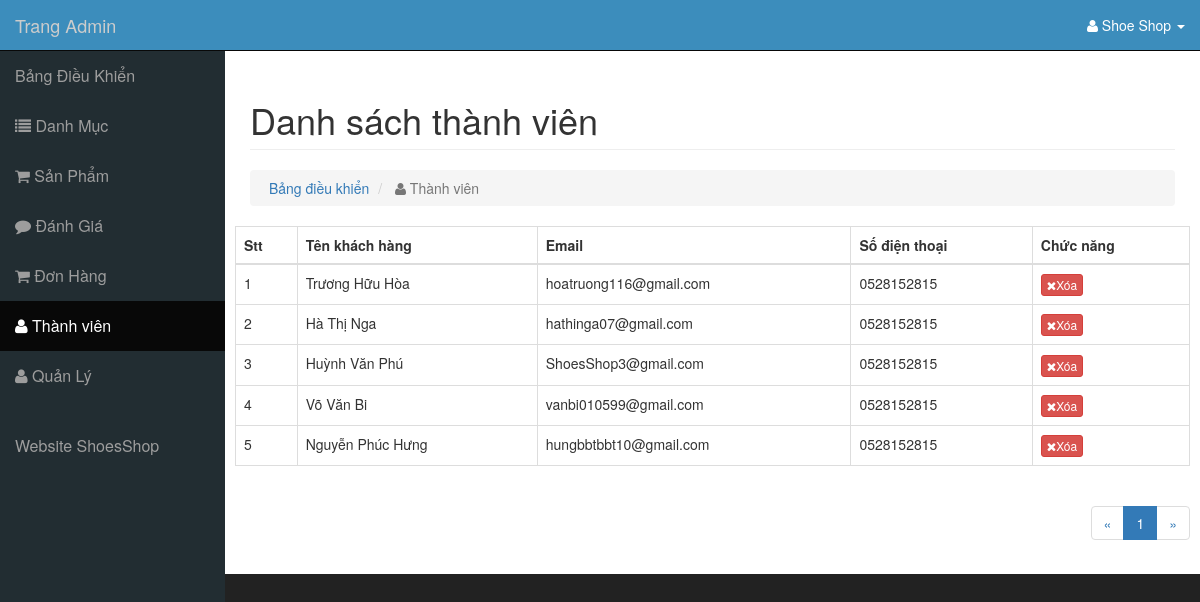
Screenshot of /admin/modules/user/index.php (signed in) with the database file from the repository.
### tables this page shows
CREATE TABLE `users` (
  `id` int(11) NOT NULL,
  `name` varchar(100) DEFAULT NULL,
  `email` varchar(100) DEFAULT NULL,
  `phone` char(15) DEFAULT NULL,
  `address` varchar(100) DEFAULT NULL,
  `password` varchar(50) DEFAULT NULL,
  `created_at` timestamp NULL DEFAULT current_timestamp(),
  `update_at` timestamp NULL DEFAULT current_timestamp() ON UPDATE current_timestamp()
);

### libraries/Database.php (called while the page is built, shortened)
<?php
    class Database
    {
        public $link;
        public function __construct()
        {
            $this->link = mysqli_connect("localhost","root","","shoesshop") or die ();
            mysqli_set_charset($this->link,"utf8");
        }
        public function countTable($table)
        {
            $sql = "SELECT id FROM  {$table}";
            $result = mysqli_query($this->link, $sql) or die("Lỗi Truy Vấn countTable----" .mysqli_error($this->link));
            $num = mysqli_num_rows($result);
            return $num;
        }
         public  function fetchJone($table,$sql ,$page = 0,$row ,$pagi = false )
        {
            $data = [];
            if ($pagi == true )
            {
                $total = $this->countTable($table);
                $sotrang = ceil($total / $row);
                $start = ($page - 1 ) * $row ;
                $sql .= " LIMIT $start,$row";
                $data = [ "page" => $sotrang];
                $result = mysqli_query($this->link,$sql) or die("Lỗi truy vấn fetchJone ---- " .mysqli_error($this->link));
            }
            else
            {
                $result = mysqli_query($this->link,$sql) or die("Lỗi truy vấn fetchJone ---- " .mysqli_error($this->link));
            }
            if( $result)
            {
                while ($num = mysqli_fetch_assoc($result))
                {
                    $data[] = $num;
                }
            }
            return $data;
        }
    }
?>

### admin/autoload/autoload.php (called while the page is built, shortened)
<?php
	require_once __DIR__. "/../../libraries/Database.php";
    	$db=new Database;
?>

### admin/modules/user/index.php (the view, shortened to what this page needs)
<?php $open="user";
      require_once __DIR__. "/../../autoload/autoload.php";
      if(isset($_GET['page'])){
        $p=$_GET['page'];
      }
      else{
        $p=1;
      }
      $sql="SELECT users.* FROM users ORDER BY id DESC";
      $admin=$db->fetchJone('users',$sql,$p,8,true);
      if(isset($admin['page'])){
        $sotrang=$admin['page'];
        unset($admin['page']);
      }
?>
<?php require_once __DIR__. "/../../layouts/header.php"; ?>
                <div class="row">
                    <div class="col-lg-12">
                        <h1 class="page-header">
                          Danh sách thành viên
                        </h1>
                        <ol class="breadcrumb">
                            <li>
                                <i class="fa fa-tachometer-alt"></i>  <a href="../../index.php">Bảng điều khiển</a>
                            </li>
                            <li class="active">
                                <i class="fa fa-user"></i><span> Thành viên</span>
                            </li>
                        </ol>
                    </div>
                </div>
                <div class="row">
                    <div class="table-responsive">
            <table class="table table-bordered table-hover">
        <thead>
            <tr>
                <th>Stt</th>
                <th>Tên khách hàng</th>
                <th>Email</th>
                <th>Số điện thoại</th>
                <th>Chức năng</th>
            </tr>
        </thead>
        <tbody>
            <?php $stt=1;foreach ($admin as $item): ?>
            <tr>
                <td><?php echo $stt ?></td>
                <td><?php echo $item['name'] ?></td>
                <td><?php echo $item['email'] ?></td>
                <td><?php echo $item['phone'] ?></td>
                <td>
                    <a class="btn btn-xs btn-danger" href="delete.php?id=<?php echo $item['id'] ?>"><i class="fa fa-times"></i>Xóa</a>
                </td>
            </tr>
            <?php $stt++;endforeach ?>
        </tbody>
            </table>
            <div class="pull-right">
                    <nav aria-label="Page navigation example">
            <ul class="pagination">
                <li class="page-item">
                    <a class="page-link" href="#" aria-label="Previous">
                    <span aria-hidden="true">&laquo;</span>
                    </a>
                </li>
                <?php
                    for($i=1;$i<=$sotrang;$i++):
                ?>
                <?php
                    if(isset($_GET['page'])){
                        $p=$_GET['page'];
                    }
                    else{
                        $p=1;
                    }
                ?>
                <li class="<?php echo($i==$p) ? 'active' : '' ?>">
                    <a href="?page=<?php echo $i ;?>"><?php echo $i ; ?></a>
                </li>
                <?php endfor;?>
                <li class="page-item">
                    <a class="page-link" href="#" aria-label="Next">
                    <span aria-hidden="true">&raquo;</span>
                    </a>
                </li>
            </ul>
        </nav>
        </div>
        </div>
                </div>
<?php require_once __DIR__. "/../../layouts/footer.php"; ?>

### public/admin/css/sb-admin.css (style rules this page uses)
body { margin-top: 100px; background-color: #222; }
@media (min-width:768px) { body { margin-top: 50px; } }

### rows the page displays
users: name "Trương Hữu Hòa", email "hoatruong116@gmail.com", phone "0528152815"
users: name "Hà Thị Nga", email "hathinga07@gmail.com", phone "0528152815"
users: name "Huỳnh Văn Phú", email "ShoesShop3@gmail.com", phone "0528152815"
users: name "Võ Văn Bi", email "vanbi010599@gmail.com", phone "0528152815"
users: name "Nguyễn Phúc Hưng", email "hungbbtbbt10@gmail.com", phone "0528152815"

### other values shown
$_SESSION['admin_name'] "Shoe Shop"
